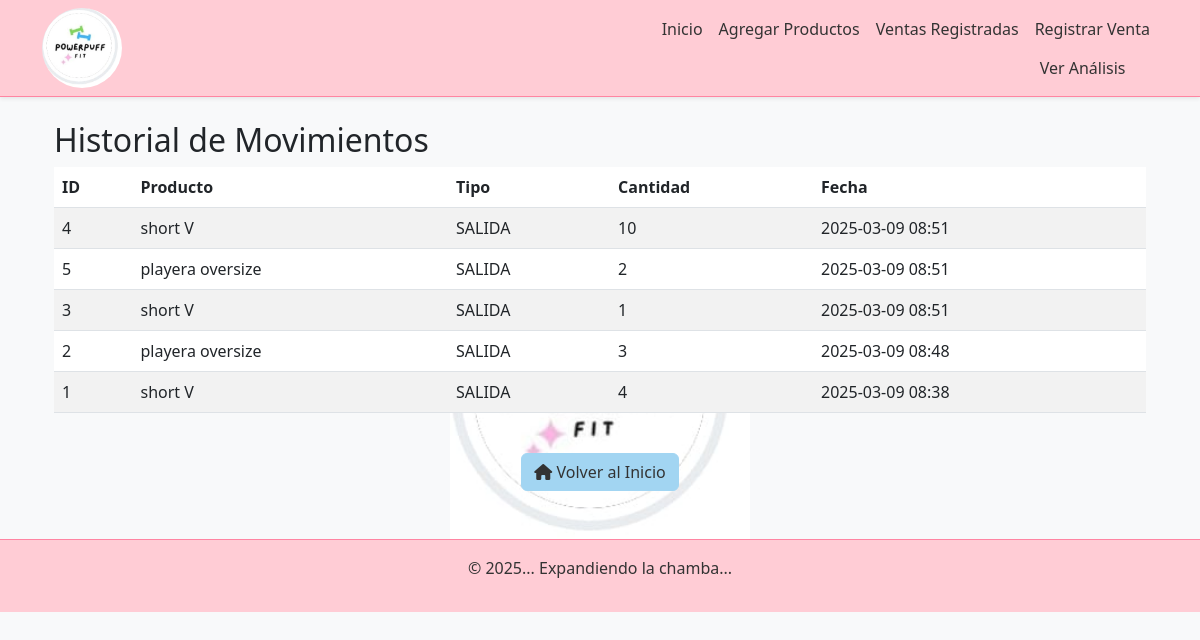
Page /movimientos on the committed database.
### app/models.py (models this page shows, shortened)
class MovimientoInventario(db.Model):
    __tablename__ = 'movimientos_inventario'
    id = db.Column(db.Integer, primary_key=True)
    producto_id = db.Column(db.Integer, db.ForeignKey('producto.id'), nullable=False)  # Clave foránea
    tipo = db.Column(db.Enum('ENTRADA', 'SALIDA', name='tipomovimiento'), nullable=False)
    cantidad = db.Column(db.Integer, nullable=False)
    fecha = db.Column(db.DateTime, default=datetime.utcnow)
    producto = db.relationship('Producto', back_populates='movimientos')  # Relación con Producto

class Producto(db.Model):
    __tablename__ = 'producto'
    id = db.Column(db.Integer, primary_key=True)
    nombre = db.Column(db.String(100), nullable=False)
    descripcion = db.Column(db.String(200))
    precio = db.Column(db.Float, nullable=False)
    cantidad = db.Column(db.Integer, nullable=False)
    categoria = db.Column(db.String(50), nullable=False)
    activo = db.Column(db.Boolean, default=True)
    fecha_registro = db.Column(db.DateTime, default=datetime.utcnow)
    movimientos = db.relationship('MovimientoInventario', back_populates='producto', cascade="all, delete-orphan")
    ventas = db.relationship('VentaProducto', back_populates='producto', cascade="all, delete-orphan")  # <-- Agregar esta línea

### app/routes.py (the view)
@routes.route('/movimientos')
def listar_movimientos():
    movimientos = MovimientoInventario.query.order_by(MovimientoInventario.fecha.desc()).all()
    return render_template('movimientos.html', movimientos=movimientos)

### app/templates/movimientos.html
{% extends "base.html" %}
{% block content %}
<div class="container mt-4">
    <h2>Historial de Movimientos</h2>
    <div class="table-responsive">
        <table class="table table-striped">
            <thead>
                <tr>
                    <th>ID</th>
                    <th>Producto</th>
                    <th>Tipo</th>
                    <th>Cantidad</th>
                    <th>Fecha</th>
                </tr>
            </thead>
            <tbody>
                {% for movimiento in movimientos %}
                    <tr>
                        <td>{{ movimiento.id }}</td>
                        <td>{{ movimiento.producto.nombre }}</td>
                        <td>{{ movimiento.tipo }}</td>
                        <td>{{ movimiento.cantidad }}</td>
                        <td>{{ movimiento.fecha.strftime('%Y-%m-%d %H:%M') }}</td>
                    </tr>
                {% endfor %}
            </tbody>
        </table>
    </div>
    <div class="text-center mt-4">
        <a href="{{ url_for('routes.index') }}" class="btn btn-primary">
            <i class="fas fa-home"></i> Volver al Inicio
        </a>
    </div>
</div>
{% endblock %}

### rows in the picture
MovimientoInventario: id "4", producto.nombre "short V", tipo "SALIDA", cantidad "10", fecha "2025-03-09 08:51"
MovimientoInventario: id "5", producto.nombre "playera oversize", tipo "SALIDA", cantidad "2", fecha "2025-03-09 08:51"
MovimientoInventario: id "3", producto.nombre "short V", tipo "SALIDA", cantidad "1", fecha "2025-03-09 08:51"
MovimientoInventario: id "2", producto.nombre "playera oversize", tipo "SALIDA", cantidad "3", fecha "2025-03-09 08:48"
MovimientoInventario: id "1", producto.nombre "short V", tipo "SALIDA", cantidad "4", fecha "2025-03-09 08:38"
